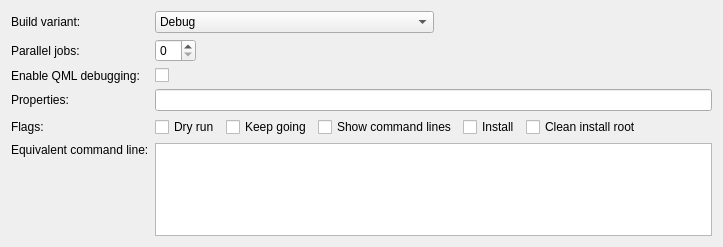
<?xml version="1.0" encoding="UTF-8"?>
<ui version="4.0">
 <class>BusyProjectManager::Internal::BusyBuildStepConfigWidget</class>
 <widget class="QWidget" name="BusyProjectManager::Internal::BusyBuildStepConfigWidget">
  <property name="geometry">
   <rect>
    <x>0</x>
    <y>0</y>
    <width>723</width>
    <height>247</height>
   </rect>
  </property>
  <layout class="QFormLayout" name="formLayout">
   <item row="0" column="0">
    <widget class="QLabel" name="buildVariantLabel">
     <property name="text">
      <string>Build variant:</string>
     </property>
    </widget>
   </item>
   <item row="0" column="1">
    <layout class="QHBoxLayout" name="horizontalLayout_5">
     <item>
      <widget class="QComboBox" name="buildVariantComboBox">
       <property name="sizePolicy">
        <sizepolicy hsizetype="Expanding" vsizetype="Fixed">
         <horstretch>0</horstretch>
         <verstretch>0</verstretch>
        </sizepolicy>
       </property>
       <item>
        <property name="text">
         <string>Debug</string>
        </property>
       </item>
       <item>
        <property name="text">
         <string>Release</string>
        </property>
       </item>
      </widget>
     </item>
     <item>
      <spacer name="spacer">
       <property name="orientation">
        <enum>Qt::Horizontal</enum>
       </property>
       <property name="sizeHint" stdset="0">
        <size>
         <width>70</width>
         <height>13</height>
        </size>
       </property>
      </spacer>
     </item>
    </layout>
   </item>
   <item row="1" column="0">
    <widget class="QLabel" name="jobsLabel">
     <property name="text">
      <string>Parallel jobs:</string>
     </property>
    </widget>
   </item>
   <item row="1" column="1">
    <layout class="QHBoxLayout" name="horizontalLayout_6">
     <item>
      <widget class="QSpinBox" name="jobSpinBox">
       <property name="toolTip">
        <string>Number of concurrent build jobs.</string>
       </property>
      </widget>
     </item>
     <item>
      <spacer name="horizontalSpacer_3">
       <property name="orientation">
        <enum>Qt::Horizontal</enum>
       </property>
       <property name="sizeHint" stdset="0">
        <size>
         <width>40</width>
         <height>20</height>
        </size>
       </property>
      </spacer>
     </item>
    </layout>
   </item>
   <item row="2" column="0">
    <widget class="QLabel" name="qmlDebuggingLabel">
     <property name="text">
      <string>Enable QML debugging:</string>
     </property>
    </widget>
   </item>
   <item row="2" column="1">
    <layout class="QHBoxLayout" name="horizontalLayout">
     <item>
      <widget class="QCheckBox" name="qmlDebuggingLibraryCheckBox">
       <property name="text">
        <string/>
       </property>
      </widget>
     </item>
     <item>
      <widget class="QLabel" name="qmlDebuggingWarningIcon">
       <property name="text">
        <string/>
       </property>
       <property name="pixmap">
        <pixmap resource="../coreplugin/core.qrc">:/core/images/warning.png</pixmap>
       </property>
      </widget>
     </item>
     <item>
      <widget class="QLabel" name="qmlDebuggingWarningText">
       <property name="text">
        <string/>
       </property>
      </widget>
     </item>
     <item>
      <spacer name="horizontalSpacer">
       <property name="orientation">
        <enum>Qt::Horizontal</enum>
       </property>
       <property name="sizeHint" stdset="0">
        <size>
         <width>40</width>
         <height>5</height>
        </size>
       </property>
      </spacer>
     </item>
    </layout>
   </item>
   <item row="3" column="0">
    <widget class="QLabel" name="propertyLabel">
     <property name="text">
      <string>Properties:</string>
     </property>
    </widget>
   </item>
   <item row="3" column="1">
    <widget class="Utils::FancyLineEdit" name="propertyEdit">
     <property name="toolTip">
      <string>Properties to pass to the project.</string>
     </property>
     <property name="text">
      <string notr="true"/>
     </property>
    </widget>
   </item>
   <item row="4" column="0">
    <widget class="QLabel" name="flagsLabel">
     <property name="text">
      <string>Flags:</string>
     </property>
    </widget>
   </item>
   <item row="4" column="1">
    <layout class="QHBoxLayout" name="horizontalLayout_2">
     <item>
      <widget class="QCheckBox" name="dryRunCheckBox">
       <property name="toolTip">
        <string>No commands will be executed and no permanent changes to the build graph will be done.</string>
       </property>
       <property name="text">
        <string>Dry run</string>
       </property>
      </widget>
     </item>
     <item>
      <widget class="QCheckBox" name="keepGoingCheckBox">
       <property name="toolTip">
        <string>Keep going when errors occur (if at all possible).</string>
       </property>
       <property name="text">
        <string>Keep going</string>
       </property>
      </widget>
     </item>
     <item>
      <widget class="QCheckBox" name="showCommandLinesCheckBox">
       <property name="text">
        <string>Show command lines</string>
       </property>
      </widget>
     </item>
     <item>
      <widget class="QCheckBox" name="installCheckBox">
       <property name="text">
        <string>Install</string>
       </property>
      </widget>
     </item>
     <item>
      <widget class="QCheckBox" name="cleanInstallRootCheckBox">
       <property name="text">
        <string>Clean install root</string>
       </property>
      </widget>
     </item>
     <item>
      <spacer name="checkBoxSpacer">
       <property name="orientation">
        <enum>Qt::Horizontal</enum>
       </property>
       <property name="sizeHint" stdset="0">
        <size>
         <width>40</width>
         <height>5</height>
        </size>
       </property>
      </spacer>
     </item>
    </layout>
   </item>
   <item row="5" column="0">
    <widget class="QLabel" name="commandLineKeyLabel">
     <property name="text">
      <string>Equivalent command line:</string>
     </property>
     <property name="alignment">
      <set>Qt::AlignLeading|Qt::AlignLeft|Qt::AlignTop</set>
     </property>
    </widget>
   </item>
   <item row="5" column="1">
    <widget class="QPlainTextEdit" name="commandLineTextEdit">
     <property name="undoRedoEnabled">
      <bool>false</bool>
     </property>
     <property name="readOnly">
      <bool>true</bool>
     </property>
     <property name="plainText">
      <string notr="true"/>
     </property>
     <property name="textInteractionFlags">
      <set>Qt::TextSelectableByKeyboard|Qt::TextSelectableByMouse</set>
     </property>
    </widget>
   </item>
  </layout>
  <zorder>buildVariantLabel</zorder>
  <zorder>qmlDebuggingLabel</zorder>
  <zorder>propertyLabel</zorder>
  <zorder>propertyEdit</zorder>
  <zorder>commandLineKeyLabel</zorder>
  <zorder>flagsLabel</zorder>
  <zorder>jobsLabel</zorder>
  <zorder>commandLineTextEdit</zorder>
 </widget>
 <customwidgets>
  <customwidget>
   <class>Utils::FancyLineEdit</class>
   <extends>QLineEdit</extends>
   <header location="global">utils/fancylineedit.h</header>
  </customwidget>
 </customwidgets>
 <resources>
  <include location="../coreplugin/core.qrc"/>
 </resources>
 <connections/>
</ui>
